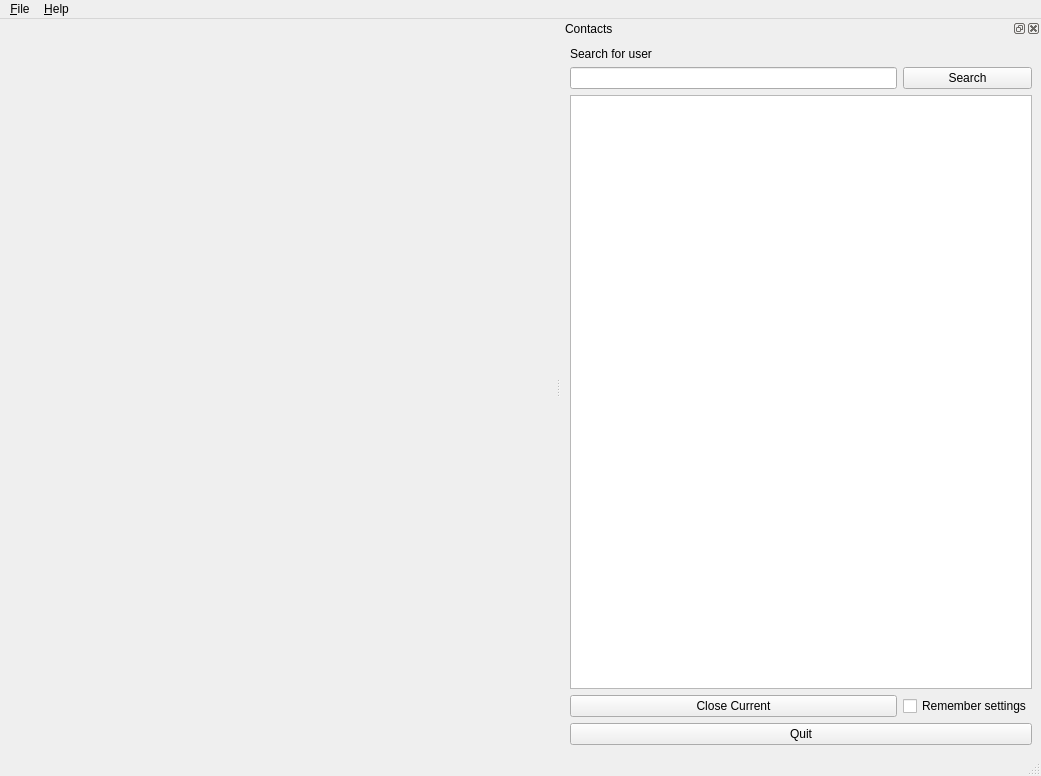
<?xml version="1.0" encoding="UTF-8"?>
<ui version="4.0">
 <class>MainWindow</class>
 <widget class="QMainWindow" name="MainWindow">
  <property name="geometry">
   <rect>
    <x>0</x>
    <y>0</y>
    <width>1041</width>
    <height>776</height>
   </rect>
  </property>
  <property name="windowTitle">
   <string>Demo Client</string>
  </property>
  <property name="windowIcon">
   <iconset resource="../resources/images.qrc">
    <normaloff>:/images/icon.png</normaloff>:/images/icon.png</iconset>
  </property>
  <property name="locale">
   <locale language="English" country="UnitedStates"/>
  </property>
  <widget class="QWidget" name="centralwidget">
   <layout class="QHBoxLayout"/>
  </widget>
  <widget class="QMenuBar" name="menubar">
   <property name="geometry">
    <rect>
     <x>0</x>
     <y>0</y>
     <width>1041</width>
     <height>26</height>
    </rect>
   </property>
   <widget class="QMenu" name="menu_File">
    <property name="title">
     <string>&amp;Help</string>
    </property>
    <addaction name="separator"/>
    <addaction name="action_About"/>
    <addaction name="separator"/>
   </widget>
   <widget class="QMenu" name="menuDemo_App">
    <property name="title">
     <string>&amp;File</string>
    </property>
    <addaction name="action_Open"/>
    <addaction name="action_Quit"/>
   </widget>
   <addaction name="menuDemo_App"/>
   <addaction name="menu_File"/>
  </widget>
  <widget class="QStatusBar" name="statusbar"/>
  <widget class="QDockWidget" name="dock_status">
   <property name="sizePolicy">
    <sizepolicy hsizetype="Minimum" vsizetype="Preferred">
     <horstretch>0</horstretch>
     <verstretch>0</verstretch>
    </sizepolicy>
   </property>
   <property name="minimumSize">
    <size>
     <width>480</width>
     <height>693</height>
    </size>
   </property>
   <property name="allowedAreas">
    <set>Qt::RightDockWidgetArea</set>
   </property>
   <property name="windowTitle">
    <string>Contacts</string>
   </property>
   <attribute name="dockWidgetArea">
    <number>2</number>
   </attribute>
   <widget class="QWidget" name="dockWidgetContents_2">
    <layout class="QGridLayout" name="gridLayout">
     <item row="0" column="0">
      <widget class="QLabel" name="label">
       <property name="text">
        <string>Search for user</string>
       </property>
      </widget>
     </item>
     <item row="1" column="0">
      <widget class="QLineEdit" name="line_edit_search">
       <property name="maxLength">
        <number>10</number>
       </property>
      </widget>
     </item>
     <item row="3" column="1">
      <widget class="QCheckBox" name="checkbox_remember_settings">
       <property name="text">
        <string>Remember settings</string>
       </property>
      </widget>
     </item>
     <item row="2" column="0" colspan="2">
      <widget class="QListWidget" name="list_contacts"/>
     </item>
     <item row="1" column="1">
      <widget class="QPushButton" name="search_button">
       <property name="text">
        <string>Search</string>
       </property>
      </widget>
     </item>
     <item row="4" column="0" colspan="2">
      <widget class="QPushButton" name="quit_button">
       <property name="sizePolicy">
        <sizepolicy hsizetype="MinimumExpanding" vsizetype="Fixed">
         <horstretch>0</horstretch>
         <verstretch>0</verstretch>
        </sizepolicy>
       </property>
       <property name="text">
        <string>Quit</string>
       </property>
      </widget>
     </item>
     <item row="3" column="0">
      <widget class="QPushButton" name="close_current_button">
       <property name="text">
        <string>Close Current</string>
       </property>
      </widget>
     </item>
    </layout>
   </widget>
  </widget>
  <action name="action_Quit">
   <property name="text">
    <string>&amp;Quit</string>
   </property>
   <property name="shortcut">
    <string>Ctrl+Q</string>
   </property>
   <property name="shortcutContext">
    <enum>Qt::ApplicationShortcut</enum>
   </property>
  </action>
  <action name="action_Preferences">
   <property name="text">
    <string>&amp;Preferences</string>
   </property>
  </action>
  <action name="action_About">
   <property name="text">
    <string>&amp;About</string>
   </property>
  </action>
  <action name="action_Open">
   <property name="text">
    <string>&amp;Open</string>
   </property>
   <property name="shortcut">
    <string>Ctrl+O</string>
   </property>
  </action>
  <action name="actionClose">
   <property name="text">
    <string>&amp;Close</string>
   </property>
  </action>
 </widget>
 <resources>
  <include location="../resources/images.qrc"/>
 </resources>
 <connections/>
</ui>
